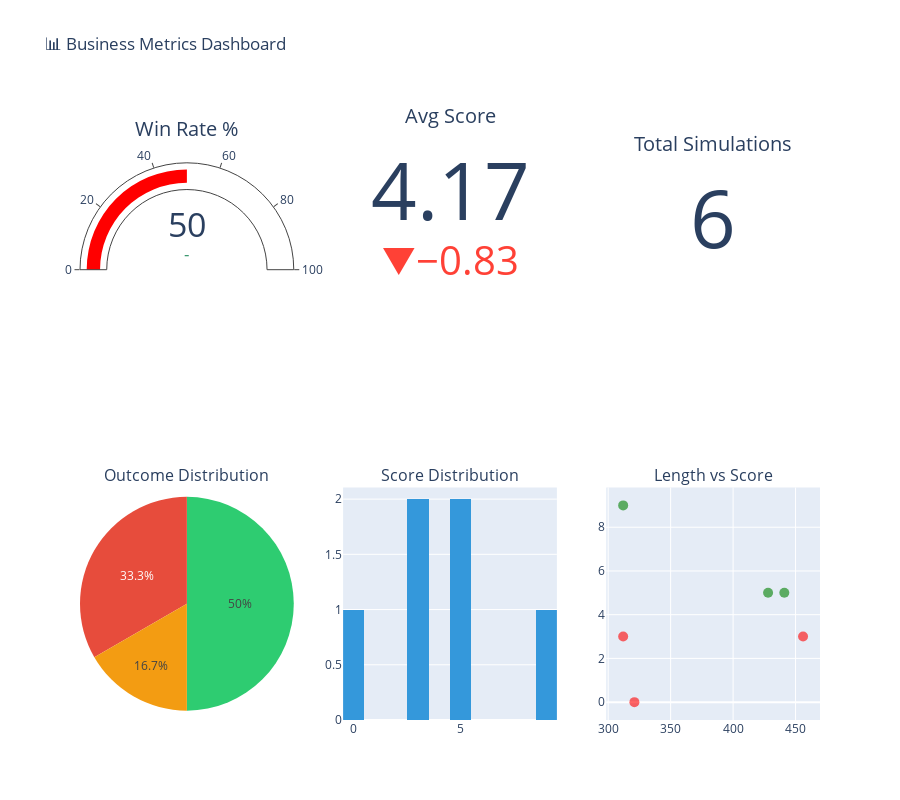

Notebook cell for this chart:
### Code cell
# Interactive KPI Dashboard
if DATA_LOADED and len(metrics_df) > 0:
    fig = make_subplots(
        rows=2, cols=3,
        specs=[
            [{'type': 'indicator'}, {'type': 'indicator'}, {'type': 'indicator'}],
            [{'type': 'pie'}, {'type': 'histogram'}, {'type': 'scatter'}]
        ],
        subplot_titles=['', '', '', 'Outcome Distribution', 'Score Distribution', 'Length vs Score']
    )

    # KPI Gauges
    win_rate = metrics_df['outcome_binary'].mean() * 100
    fig.add_trace(go.Indicator(
        mode="gauge+number+delta",
        value=win_rate,
        title={'text': "Win Rate %"},
        delta={'reference': 50},
        gauge={'axis': {'range': [0, 100]},
               'bar': {'color': 'green' if win_rate > 50 else 'red'}}
    ), row=1, col=1)

    fig.add_trace(go.Indicator(
        mode="number+delta",
        value=metrics_df['score'].mean(),
        title={'text': "Avg Score"},
        delta={'reference': 5}
    ), row=1, col=2)

    fig.add_trace(go.Indicator(
        mode="number",
        value=len(metrics_df),
        title={'text': "Total Simulations"}
    ), row=1, col=3)

    # Outcome Pie
    outcome_counts = metrics_df['outcome_label'].value_counts()
    fig.add_trace(go.Pie(
        labels=outcome_counts.index.tolist(),
        values=outcome_counts.values.tolist(),
        marker_colors=['#2ecc71', '#e74c3c', '#f39c12']
    ), row=2, col=1)

    # Score Histogram
    fig.add_trace(go.Histogram(
        x=metrics_df['score'].tolist(),
        nbinsx=10,
        marker_color='#3498db'
    ), row=2, col=2)

    # Length vs Score Scatter
    colors = ['green' if x == 1 else 'red' for x in metrics_df['outcome_binary']]
    fig.add_trace(go.Scatter(
        x=metrics_df['total_conversation_length'].tolist(),
        y=metrics_df['score'].tolist(),
        mode='markers',
        marker=dict(color=colors, size=10, opacity=0.6)
    ), row=2, col=3)

    fig.update_layout(height=800, title_text="📊 Business Metrics Dashboard", showlegend=False)
    fig.show()
else:
    print("⚠️ No data available for dashboard")

### Figure 1 — Plotly figure (JSON) as saved in the notebook; plotly's stock layout.template omitted (floating-point values rounded to 4 significant figures)
{"data": [{"delta": {"reference": 50}, "domain": {"x": [0, 0.2889], "y": [0.625, 1]}, "gauge": {"axis": {"range": [0, 100]}, "bar": {"color": "red"}}, "mode": "gauge+number+delta", "title": {"text": "Win Rate %"}, "type": "indicator", "value": 50}, {"delta": {"reference": 5}, "domain": {"x": [0.3556, 0.6444], "y": [0.625, 1]}, "mode": "number+delta", "title": {"text": "Avg Score"}, "type": "indicator", "value": 4.167}, {"domain": {"x": [0.7111, 1], "y": [0.625, 1]}, "mode": "number", "title": {"text": "Total Simulations"}, "type": "indicator", "value": 6}, {"domain": {"x": [0, 0.2889], "y": [0, 0.375]}, "labels": ["Success", "Pending", "Error"], "marker": {"colors": ["#2ecc71", "#e74c3c", "#f39c12"]}, "type": "pie", "values": [3, 2, 1]}, {"marker": {"color": "#3498db"}, "nbinsx": 10, "type": "histogram", "x": [3, 5, 5, 3, 0, 9], "xaxis": "x", "yaxis": "y"}, {"marker": {"color": ["red", "green", "green", "red", "red", "green"], "opacity": 0.6, "size": 10}, "mode": "markers", "type": "scatter", "x": [312, 428, 441, 456, 321, 312], "xaxis": "x2", "y": [3, 5, 5, 3, 0, 9], "yaxis": "y2"}], "layout": {"annotations": [{"font": {"size": 16}, "showarrow": false, "text": "Outcome Distribution", "x": 0.1444, "xanchor": "center", "xref": "paper", "y": 0.375, "yanchor": "bottom", "yref": "paper"}, {"font": {"size": 16}, "showarrow": false, "text": "Score Distribution", "x": 0.5, "xanchor": "center", "xref": "paper", "y": 0.375, "yanchor": "bottom", "yref": "paper"}, {"font": {"size": 16}, "showarrow": false, "text": "Length vs Score", "x": 0.8556, "xanchor": "center", "xref": "paper", "y": 0.375, "yanchor": "bottom", "yref": "paper"}], "height": 800, "showlegend": false, "title": {"text": "📊 Business Metrics Dashboard"}, "xaxis": {"anchor": "y", "domain": [0.3556, 0.6444]}, "xaxis2": {"anchor": "y2", "domain": [0.7111, 1]}, "yaxis": {"anchor": "x", "domain": [0, 0.375]}, "yaxis2": {"anchor": "x2", "domain": [0, 0.375]}}}
